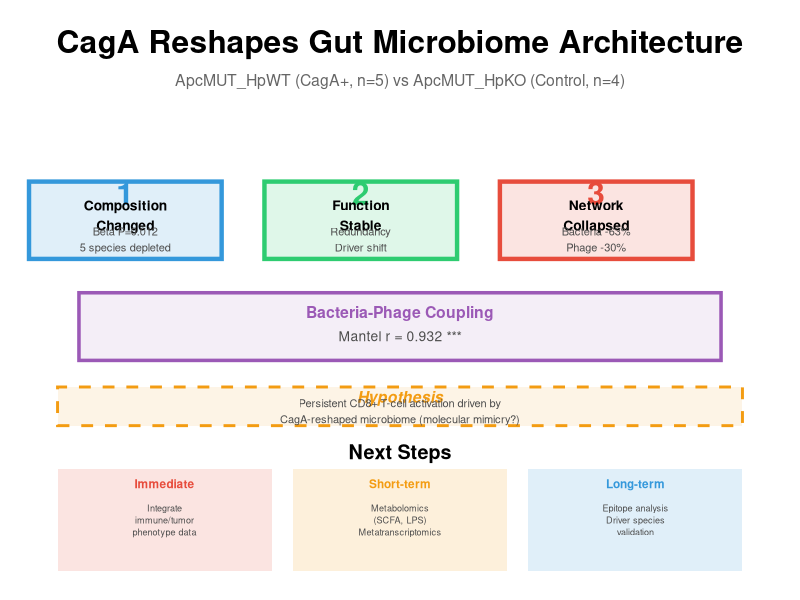
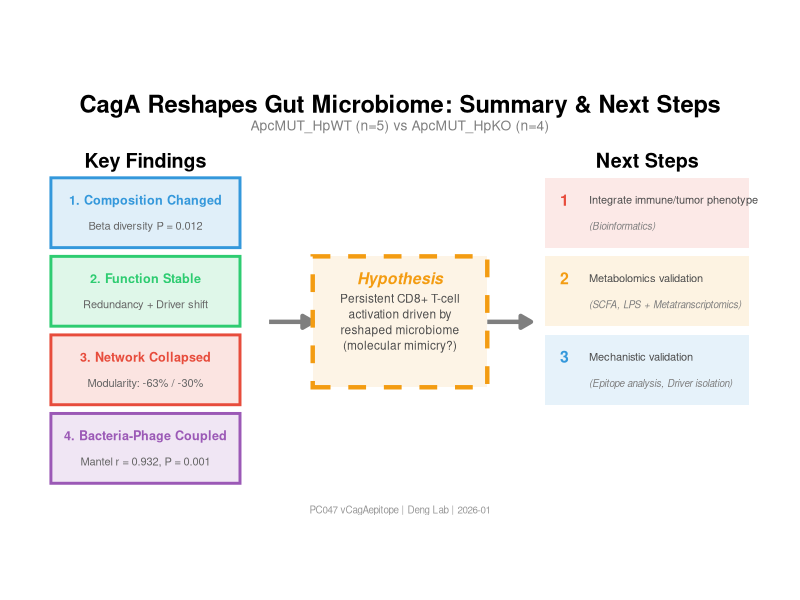

These figures' R source, in order:
# ==============================================================================
# PC047 Graphical Abstract - Summary Figure
# 整合所有分析发现和后续计划的总结图
# ==============================================================================

library(ggplot2)
library(patchwork)
library(grid)
library(gridExtra)

# ------------------------------------------------------------------------------
# 创建总结图
# ------------------------------------------------------------------------------

# 使用 ggplot2 创建一个信息图风格的总结

# 1. 主标题区域
p_title <- ggplot() +
 annotate("text", x = 0.5, y = 0.7,
          label = "CagA Reshapes Gut Microbiome Architecture",
          size = 8, fontface = "bold", hjust = 0.5) +
 annotate("text", x = 0.5, y = 0.3,
          label = "ApcMUT_HpWT (CagA+, n=5) vs ApcMUT_HpKO (Control, n=4)",
          size = 4, color = "gray40", hjust = 0.5) +
 xlim(0, 1) + ylim(0, 1) +
 theme_void()

# 2. 核心发现区域 - 三个主要发现
create_finding_box <- function(number, title, stats, color) {
 ggplot() +
   # 背景框
   annotate("rect", xmin = 0.05, xmax = 0.95, ymin = 0.1, ymax = 0.9,
            fill = color, alpha = 0.15, color = color, linewidth = 1.5) +
   # 编号
   annotate("text", x = 0.5, y = 0.78, label = number,
            size = 8, fontface = "bold", color = color) +
   # 标题
   annotate("text", x = 0.5, y = 0.55, label = title,
            size = 3.5, fontface = "bold", hjust = 0.5) +
   # 统计数据
   annotate("text", x = 0.5, y = 0.3, label = stats,
            size = 2.8, color = "gray30", hjust = 0.5) +
   xlim(0, 1) + ylim(0, 1) +
   theme_void()
}

p_finding1 <- create_finding_box(
 "1",
 "Composition\nChanged",
 "Beta P=0.012\n5 species depleted",
 "#3498db"
)

p_finding2 <- create_finding_box(
 "2",
 "Function\nStable",
 "Redundancy\nDriver shift",
 "#2ecc71"
)

p_finding3 <- create_finding_box(
 "3",
 "Network\nCollapsed",
 "Bacteria -63%\nPhage -30%",
 "#e74c3c"
)

# 3. Bacteria-Phage 协同区域
p_coupling <- ggplot() +
 annotate("rect", xmin = 0.05, xmax = 0.95, ymin = 0.15, ymax = 0.85,
          fill = "#9b59b6", alpha = 0.1, color = "#9b59b6", linewidth = 1.2) +
 annotate("text", x = 0.5, y = 0.65,
          label = "Bacteria-Phage Coupling",
          size = 4, fontface = "bold", color = "#9b59b6") +
 annotate("text", x = 0.5, y = 0.4,
          label = "Mantel r = 0.932 ***",
          size = 3.5, color = "gray30") +
 xlim(0, 1) + ylim(0, 1) +
 theme_void()

# 4. 假说区域
p_hypothesis <- ggplot() +
 annotate("rect", xmin = 0.02, xmax = 0.98, ymin = 0.1, ymax = 0.9,
          fill = "#f39c12", alpha = 0.1, color = "#f39c12",
          linewidth = 1, linetype = "dashed") +
 annotate("text", x = 0.5, y = 0.7,
          label = "Hypothesis",
          size = 4, fontface = "bold.italic", color = "#f39c12") +
 annotate("text", x = 0.5, y = 0.4,
          label = "Persistent CD8+ T-cell activation driven by\nCagA-reshaped microbiome (molecular mimicry?)",
          size = 2.8, color = "gray30", hjust = 0.5, lineheight = 1.2) +
 xlim(0, 1) + ylim(0, 1) +
 theme_void()

# 5. Next Steps 区域
p_next <- ggplot() +
 # 标题
 annotate("text", x = 0.5, y = 0.92, label = "Next Steps",
          size = 5, fontface = "bold", hjust = 0.5) +
 # 三个优先级
 annotate("rect", xmin = 0.02, xmax = 0.32, ymin = 0.1, ymax = 0.8,
          fill = "#e74c3c", alpha = 0.15) +
 annotate("text", x = 0.17, y = 0.7, label = "Immediate",
          size = 3, fontface = "bold", color = "#e74c3c") +
 annotate("text", x = 0.17, y = 0.45,
          label = "Integrate\nimmune/tumor\nphenotype data",
          size = 2.3, color = "gray30", hjust = 0.5, lineheight = 1.1) +

 annotate("rect", xmin = 0.35, xmax = 0.65, ymin = 0.1, ymax = 0.8,
          fill = "#f39c12", alpha = 0.15) +
 annotate("text", x = 0.5, y = 0.7, label = "Short-term",
          size = 3, fontface = "bold", color = "#f39c12") +
 annotate("text", x = 0.5, y = 0.45,
          label = "Metabolomics\n(SCFA, LPS)\nMetatranscriptomics",
          size = 2.3, color = "gray30", hjust = 0.5, lineheight = 1.1) +

 annotate("rect", xmin = 0.68, xmax = 0.98, ymin = 0.1, ymax = 0.8,
          fill = "#3498db", alpha = 0.15) +
 annotate("text", x = 0.83, y = 0.7, label = "Long-term",
          size = 3, fontface = "bold", color = "#3498db") +
 annotate("text", x = 0.83, y = 0.45,
          label = "Epitope analysis\nDriver species\nvalidation",
          size = 2.3, color = "gray30", hjust = 0.5, lineheight = 1.1) +

 xlim(0, 1) + ylim(0, 1) +
 theme_void()

# 6. 箭头连接图
p_arrow <- ggplot() +
 annotate("segment", x = 0.5, xend = 0.5, y = 0.8, yend = 0.2,
          arrow = arrow(length = unit(0.3, "cm"), type = "closed"),
          linewidth = 1.5, color = "gray50") +
 xlim(0, 1) + ylim(0, 1) +
 theme_void()

p_arrow_h <- ggplot() +
 annotate("segment", x = 0.1, xend = 0.9, y = 0.5, yend = 0.5,
          arrow = arrow(length = unit(0.2, "cm"), type = "closed", ends = "both"),
          linewidth = 1, color = "gray50") +
 xlim(0, 1) + ylim(0, 1) +
 theme_void()

# ------------------------------------------------------------------------------
# 组装完整图形
# ------------------------------------------------------------------------------

# 使用 patchwork 布局
layout <- "
AAAAAAAAAA
AAAAAAAAAA
BBBBBBBBBB
CCCDDDEEEF
CCCDDDEEEF
GGGGGGGGGG
GGGGGGGGGG
HHHHHHHHHH
IIIIIIIIII
IIIIIIIIII
IIIIIIIIII
"

p_spacer <- ggplot() + theme_void()

p_combined <- p_title +                    # A - 标题
 p_spacer +                                # B - 间隔
 p_finding1 + p_finding2 + p_finding3 +    # C, D, E - 三个发现
 p_spacer +                                # F - 间隔
 p_coupling +                              # G - Bacteria-Phage
 p_hypothesis +                            # H - 假说
 p_next +                                  # I - Next Steps
 plot_layout(design = layout)

# 保存
ggsave(
 filename = here::here("analyses", "data", "summary_graphical_abstract.png"),
 plot = p_combined,
 width = 10,
 height = 12,
 dpi = 300,
 bg = "white"
)

cat("图片已保存: analyses/data/summary_graphical_abstract.png\n")

# ------------------------------------------------------------------------------
# 备选：更简洁的横版布局
# ------------------------------------------------------------------------------

p_horizontal <- ggplot() +
 # 背景
 theme_void() +

 # ===== 顶部标题 =====
 annotate("text", x = 0.5, y = 0.95,
          label = "CagA Reshapes Gut Microbiome: Summary & Next Steps",
          size = 6, fontface = "bold", hjust = 0.5) +
 annotate("text", x = 0.5, y = 0.90,
          label = "ApcMUT_HpWT (n=5) vs ApcMUT_HpKO (n=4)",
          size = 3.5, color = "gray50", hjust = 0.5) +

 # ===== 左侧：Key Findings =====
 annotate("text", x = 0.15, y = 0.82, label = "Key Findings",
          size = 5, fontface = "bold") +

 # Finding 1
 annotate("rect", xmin = 0.02, xmax = 0.28, ymin = 0.62, ymax = 0.78,
          fill = "#3498db", alpha = 0.15, color = "#3498db", linewidth = 1) +
 annotate("text", x = 0.15, y = 0.73, label = "1. Composition Changed",
          size = 3.2, fontface = "bold", color = "#3498db") +
 annotate("text", x = 0.15, y = 0.67, label = "Beta diversity P = 0.012",
          size = 2.8, color = "gray40") +

 # Finding 2
 annotate("rect", xmin = 0.02, xmax = 0.28, ymin = 0.44, ymax = 0.60,
          fill = "#2ecc71", alpha = 0.15, color = "#2ecc71", linewidth = 1) +
 annotate("text", x = 0.15, y = 0.55, label = "2. Function Stable",
          size = 3.2, fontface = "bold", color = "#2ecc71") +
 annotate("text", x = 0.15, y = 0.49, label = "Redundancy + Driver shift",
          size = 2.8, color = "gray40") +

 # Finding 3
 annotate("rect", xmin = 0.02, xmax = 0.28, ymin = 0.26, ymax = 0.42,
          fill = "#e74c3c", alpha = 0.15, color = "#e74c3c", linewidth = 1) +
 annotate("text", x = 0.15, y = 0.37, label = "3. Network Collapsed",
          size = 3.2, fontface = "bold", color = "#e74c3c") +
 annotate("text", x = 0.15, y = 0.31, label = "Modularity: -63% / -30%",
          size = 2.8, color = "gray40") +

 # Finding 4
 annotate("rect", xmin = 0.02, xmax = 0.28, ymin = 0.08, ymax = 0.24,
          fill = "#9b59b6", alpha = 0.15, color = "#9b59b6", linewidth = 1) +
 annotate("text", x = 0.15, y = 0.19, label = "4. Bacteria-Phage Coupled",
          size = 3.2, fontface = "bold", color = "#9b59b6") +
 annotate("text", x = 0.15, y = 0.13, label = "Mantel r = 0.932, P = 0.001",
          size = 2.8, color = "gray40") +

 # ===== 中间：箭头和假说 =====
 annotate("segment", x = 0.32, xend = 0.38, y = 0.45, yend = 0.45,
          arrow = arrow(length = unit(0.3, "cm"), type = "closed"),
          linewidth = 1.5, color = "gray50") +

 # 假说框
 annotate("rect", xmin = 0.38, xmax = 0.62, ymin = 0.30, ymax = 0.60,
          fill = "#f39c12", alpha = 0.1, color = "#f39c12",
          linewidth = 1.5, linetype = "dashed") +
 annotate("text", x = 0.5, y = 0.55, label = "Hypothesis",
          size = 4, fontface = "bold.italic", color = "#f39c12") +
 annotate("text", x = 0.5, y = 0.45,
          label = "Persistent CD8+ T-cell\nactivation driven by\nreshaped microbiome\n(molecular mimicry?)",
          size = 3, color = "gray30", hjust = 0.5, lineheight = 1.1) +

 # ===== 右侧：Next Steps =====
 annotate("segment", x = 0.62, xend = 0.68, y = 0.45, yend = 0.45,
          arrow = arrow(length = unit(0.3, "cm"), type = "closed"),
          linewidth = 1.5, color = "gray50") +

 annotate("text", x = 0.84, y = 0.82, label = "Next Steps",
          size = 5, fontface = "bold") +

 # Step 1: Immediate
 annotate("rect", xmin = 0.70, xmax = 0.98, ymin = 0.62, ymax = 0.78,
          fill = "#e74c3c", alpha = 0.12) +
 annotate("text", x = 0.72, y = 0.73, label = "1",
          size = 4, fontface = "bold", color = "#e74c3c", hjust = 0) +
 annotate("text", x = 0.76, y = 0.73, label = "Integrate immune/tumor phenotype",
          size = 2.8, color = "gray30", hjust = 0) +
 annotate("text", x = 0.76, y = 0.67, label = "(Bioinformatics)",
          size = 2.5, color = "gray50", hjust = 0, fontface = "italic") +

 # Step 2: Short-term
 annotate("rect", xmin = 0.70, xmax = 0.98, ymin = 0.44, ymax = 0.60,
          fill = "#f39c12", alpha = 0.12) +
 annotate("text", x = 0.72, y = 0.55, label = "2",
          size = 4, fontface = "bold", color = "#f39c12", hjust = 0) +
 annotate("text", x = 0.76, y = 0.55, label = "Metabolomics validation",
          size = 2.8, color = "gray30", hjust = 0) +
 annotate("text", x = 0.76, y = 0.49, label = "(SCFA, LPS + Metatranscriptomics)",
          size = 2.5, color = "gray50", hjust = 0, fontface = "italic") +

 # Step 3: Long-term
 annotate("rect", xmin = 0.70, xmax = 0.98, ymin = 0.26, ymax = 0.42,
          fill = "#3498db", alpha = 0.12) +
 annotate("text", x = 0.72, y = 0.37, label = "3",
          size = 4, fontface = "bold", color = "#3498db", hjust = 0) +
 annotate("text", x = 0.76, y = 0.37, label = "Mechanistic validation",
          size = 2.8, color = "gray30", hjust = 0) +
 annotate("text", x = 0.76, y = 0.31, label = "(Epitope analysis, Driver isolation)",
          size = 2.5, color = "gray50", hjust = 0, fontface = "italic") +

 # 底部脚注
 annotate("text", x = 0.5, y = 0.02,
          label = "PC047 vCagAepitope | Deng Lab | 2026-01",
          size = 2.5, color = "gray60", hjust = 0.5) +

 xlim(0, 1) + ylim(0, 1) +
 coord_fixed(ratio = 0.6)

ggsave(
 filename = here::here("analyses", "data", "summary_graphical_abstract_horizontal.png"),
 plot = p_horizontal,
 width = 14,
 height = 8,
 dpi = 300,
 bg = "white"
)

cat("横版图片已保存: analyses/data/summary_graphical_abstract_horizontal.png\n")
